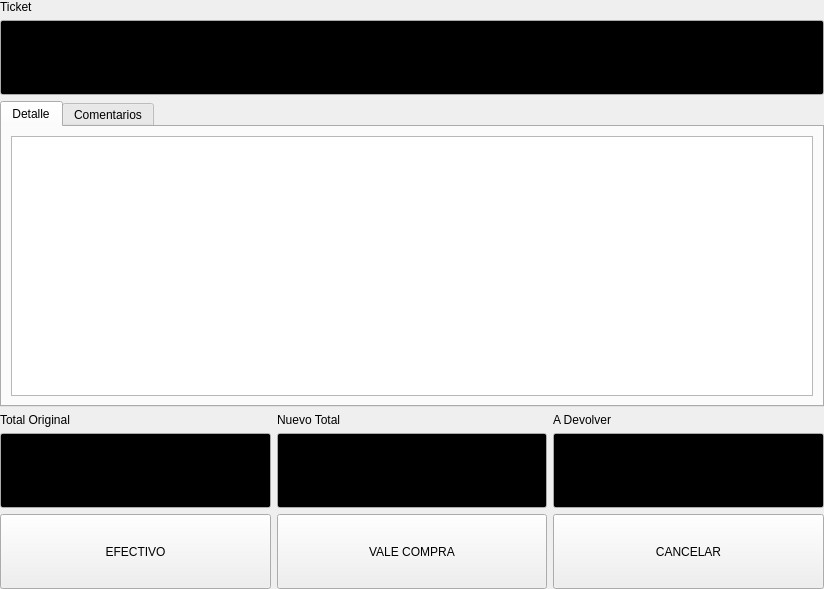
<ui version="4.0" >
 <class>DevolucionBase</class>
 <widget class="QWidget" name="DevolucionBase" >
  <property name="geometry" >
   <rect>
    <x>0</x>
    <y>0</y>
    <width>824</width>
    <height>589</height>
   </rect>
  </property>
  <property name="minimumSize" >
   <size>
    <width>480</width>
    <height>250</height>
   </size>
  </property>
  <property name="windowTitle" >
   <string>Dialog</string>
  </property>
  <layout class="QVBoxLayout" name="verticalLayout_4" >
   <property name="margin" >
    <number>0</number>
   </property>
   <item>
    <layout class="QVBoxLayout" >
     <item>
      <widget class="QLabel" name="label" >
       <property name="text" >
        <string>Ticket</string>
       </property>
      </widget>
     </item>
     <item>
      <widget class="QLineEdit" name="mui_ref" >
       <property name="minimumSize" >
        <size>
         <width>0</width>
         <height>75</height>
        </size>
       </property>
       <property name="palette" >
        <palette>
         <active>
          <colorrole role="WindowText" >
           <brush brushstyle="SolidPattern" >
            <color alpha="255" >
             <red>0</red>
             <green>255</green>
             <blue>0</blue>
            </color>
           </brush>
          </colorrole>
          <colorrole role="Text" >
           <brush brushstyle="SolidPattern" >
            <color alpha="255" >
             <red>0</red>
             <green>255</green>
             <blue>0</blue>
            </color>
           </brush>
          </colorrole>
          <colorrole role="Base" >
           <brush brushstyle="SolidPattern" >
            <color alpha="255" >
             <red>0</red>
             <green>0</green>
             <blue>0</blue>
            </color>
           </brush>
          </colorrole>
         </active>
         <inactive>
          <colorrole role="WindowText" >
           <brush brushstyle="SolidPattern" >
            <color alpha="255" >
             <red>0</red>
             <green>255</green>
             <blue>0</blue>
            </color>
           </brush>
          </colorrole>
          <colorrole role="Text" >
           <brush brushstyle="SolidPattern" >
            <color alpha="255" >
             <red>0</red>
             <green>255</green>
             <blue>0</blue>
            </color>
           </brush>
          </colorrole>
          <colorrole role="Base" >
           <brush brushstyle="SolidPattern" >
            <color alpha="255" >
             <red>0</red>
             <green>0</green>
             <blue>0</blue>
            </color>
           </brush>
          </colorrole>
         </inactive>
         <disabled>
          <colorrole role="WindowText" >
           <brush brushstyle="SolidPattern" >
            <color alpha="255" >
             <red>119</red>
             <green>119</green>
             <blue>119</blue>
            </color>
           </brush>
          </colorrole>
          <colorrole role="Text" >
           <brush brushstyle="SolidPattern" >
            <color alpha="255" >
             <red>119</red>
             <green>119</green>
             <blue>119</blue>
            </color>
           </brush>
          </colorrole>
          <colorrole role="Base" >
           <brush brushstyle="SolidPattern" >
            <color alpha="255" >
             <red>255</red>
             <green>255</green>
             <blue>255</blue>
            </color>
           </brush>
          </colorrole>
         </disabled>
        </palette>
       </property>
       <property name="font" >
        <font>
         <pointsize>18</pointsize>
        </font>
       </property>
       <property name="focusPolicy" >
        <enum>Qt::StrongFocus</enum>
       </property>
       <property name="alignment" >
        <set>Qt::AlignRight|Qt::AlignTrailing|Qt::AlignVCenter</set>
       </property>
      </widget>
     </item>
    </layout>
   </item>
   <item>
    <widget class="QTabWidget" name="tabWidget" >
     <property name="currentIndex" >
      <number>0</number>
     </property>
     <widget class="QWidget" name="tab" >
      <property name="geometry" >
       <rect>
        <x>0</x>
        <y>0</y>
        <width>820</width>
        <height>254</height>
       </rect>
      </property>
      <attribute name="title" >
       <string>Detalle</string>
      </attribute>
      <layout class="QGridLayout" name="gridLayout_2" >
       <item row="0" column="0" >
        <widget class="QTextBrowser" name="mui_browser" />
       </item>
      </layout>
     </widget>
     <widget class="QWidget" name="tab_2" >
      <property name="geometry" >
       <rect>
        <x>0</x>
        <y>0</y>
        <width>820</width>
        <height>254</height>
       </rect>
      </property>
      <attribute name="title" >
       <string>Comentarios</string>
      </attribute>
      <layout class="QGridLayout" name="gridLayout" >
       <item row="0" column="0" >
        <widget class="QTextEdit" name="mui_comentarios" />
       </item>
      </layout>
     </widget>
    </widget>
   </item>
   <item>
    <layout class="QHBoxLayout" name="horizontalLayout" >
     <item>
      <layout class="QVBoxLayout" name="verticalLayout" >
       <item>
        <widget class="QLabel" name="label_2" >
         <property name="text" >
          <string>Total Original</string>
         </property>
        </widget>
       </item>
       <item>
        <widget class="QLineEdit" name="mui_total" >
         <property name="minimumSize" >
          <size>
           <width>0</width>
           <height>75</height>
          </size>
         </property>
         <property name="palette" >
          <palette>
           <active>
            <colorrole role="WindowText" >
             <brush brushstyle="SolidPattern" >
              <color alpha="255" >
               <red>0</red>
               <green>255</green>
               <blue>0</blue>
              </color>
             </brush>
            </colorrole>
            <colorrole role="Text" >
             <brush brushstyle="SolidPattern" >
              <color alpha="255" >
               <red>0</red>
               <green>255</green>
               <blue>0</blue>
              </color>
             </brush>
            </colorrole>
            <colorrole role="Base" >
             <brush brushstyle="SolidPattern" >
              <color alpha="255" >
               <red>0</red>
               <green>0</green>
               <blue>0</blue>
              </color>
             </brush>
            </colorrole>
           </active>
           <inactive>
            <colorrole role="WindowText" >
             <brush brushstyle="SolidPattern" >
              <color alpha="255" >
               <red>0</red>
               <green>255</green>
               <blue>0</blue>
              </color>
             </brush>
            </colorrole>
            <colorrole role="Text" >
             <brush brushstyle="SolidPattern" >
              <color alpha="255" >
               <red>0</red>
               <green>255</green>
               <blue>0</blue>
              </color>
             </brush>
            </colorrole>
            <colorrole role="Base" >
             <brush brushstyle="SolidPattern" >
              <color alpha="255" >
               <red>0</red>
               <green>0</green>
               <blue>0</blue>
              </color>
             </brush>
            </colorrole>
           </inactive>
           <disabled>
            <colorrole role="WindowText" >
             <brush brushstyle="SolidPattern" >
              <color alpha="255" >
               <red>119</red>
               <green>119</green>
               <blue>119</blue>
              </color>
             </brush>
            </colorrole>
            <colorrole role="Text" >
             <brush brushstyle="SolidPattern" >
              <color alpha="255" >
               <red>119</red>
               <green>119</green>
               <blue>119</blue>
              </color>
             </brush>
            </colorrole>
            <colorrole role="Base" >
             <brush brushstyle="SolidPattern" >
              <color alpha="255" >
               <red>255</red>
               <green>255</green>
               <blue>255</blue>
              </color>
             </brush>
            </colorrole>
           </disabled>
          </palette>
         </property>
         <property name="font" >
          <font>
           <pointsize>18</pointsize>
          </font>
         </property>
         <property name="focusPolicy" >
          <enum>Qt::StrongFocus</enum>
         </property>
         <property name="alignment" >
          <set>Qt::AlignRight|Qt::AlignTrailing|Qt::AlignVCenter</set>
         </property>
        </widget>
       </item>
      </layout>
     </item>
     <item>
      <layout class="QVBoxLayout" name="verticalLayout_2" >
       <item>
        <widget class="QLabel" name="label_3" >
         <property name="text" >
          <string>Nuevo Total</string>
         </property>
        </widget>
       </item>
       <item>
        <widget class="QLineEdit" name="mui_newtotal" >
         <property name="minimumSize" >
          <size>
           <width>0</width>
           <height>75</height>
          </size>
         </property>
         <property name="palette" >
          <palette>
           <active>
            <colorrole role="WindowText" >
             <brush brushstyle="SolidPattern" >
              <color alpha="255" >
               <red>0</red>
               <green>255</green>
               <blue>0</blue>
              </color>
             </brush>
            </colorrole>
            <colorrole role="Text" >
             <brush brushstyle="SolidPattern" >
              <color alpha="255" >
               <red>0</red>
               <green>255</green>
               <blue>0</blue>
              </color>
             </brush>
            </colorrole>
            <colorrole role="Base" >
             <brush brushstyle="SolidPattern" >
              <color alpha="255" >
               <red>0</red>
               <green>0</green>
               <blue>0</blue>
              </color>
             </brush>
            </colorrole>
           </active>
           <inactive>
            <colorrole role="WindowText" >
             <brush brushstyle="SolidPattern" >
              <color alpha="255" >
               <red>0</red>
               <green>255</green>
               <blue>0</blue>
              </color>
             </brush>
            </colorrole>
            <colorrole role="Text" >
             <brush brushstyle="SolidPattern" >
              <color alpha="255" >
               <red>0</red>
               <green>255</green>
               <blue>0</blue>
              </color>
             </brush>
            </colorrole>
            <colorrole role="Base" >
             <brush brushstyle="SolidPattern" >
              <color alpha="255" >
               <red>0</red>
               <green>0</green>
               <blue>0</blue>
              </color>
             </brush>
            </colorrole>
           </inactive>
           <disabled>
            <colorrole role="WindowText" >
             <brush brushstyle="SolidPattern" >
              <color alpha="255" >
               <red>119</red>
               <green>119</green>
               <blue>119</blue>
              </color>
             </brush>
            </colorrole>
            <colorrole role="Text" >
             <brush brushstyle="SolidPattern" >
              <color alpha="255" >
               <red>119</red>
               <green>119</green>
               <blue>119</blue>
              </color>
             </brush>
            </colorrole>
            <colorrole role="Base" >
             <brush brushstyle="SolidPattern" >
              <color alpha="255" >
               <red>255</red>
               <green>255</green>
               <blue>255</blue>
              </color>
             </brush>
            </colorrole>
           </disabled>
          </palette>
         </property>
         <property name="font" >
          <font>
           <pointsize>18</pointsize>
          </font>
         </property>
         <property name="focusPolicy" >
          <enum>Qt::StrongFocus</enum>
         </property>
         <property name="alignment" >
          <set>Qt::AlignRight|Qt::AlignTrailing|Qt::AlignVCenter</set>
         </property>
        </widget>
       </item>
      </layout>
     </item>
     <item>
      <layout class="QVBoxLayout" name="verticalLayout_3" >
       <item>
        <widget class="QLabel" name="label_4" >
         <property name="text" >
          <string>A Devolver</string>
         </property>
        </widget>
       </item>
       <item>
        <widget class="QLineEdit" name="mui_difprice" >
         <property name="minimumSize" >
          <size>
           <width>0</width>
           <height>75</height>
          </size>
         </property>
         <property name="palette" >
          <palette>
           <active>
            <colorrole role="WindowText" >
             <brush brushstyle="SolidPattern" >
              <color alpha="255" >
               <red>0</red>
               <green>255</green>
               <blue>0</blue>
              </color>
             </brush>
            </colorrole>
            <colorrole role="Text" >
             <brush brushstyle="SolidPattern" >
              <color alpha="255" >
               <red>0</red>
               <green>255</green>
               <blue>0</blue>
              </color>
             </brush>
            </colorrole>
            <colorrole role="Base" >
             <brush brushstyle="SolidPattern" >
              <color alpha="255" >
               <red>0</red>
               <green>0</green>
               <blue>0</blue>
              </color>
             </brush>
            </colorrole>
           </active>
           <inactive>
            <colorrole role="WindowText" >
             <brush brushstyle="SolidPattern" >
              <color alpha="255" >
               <red>0</red>
               <green>255</green>
               <blue>0</blue>
              </color>
             </brush>
            </colorrole>
            <colorrole role="Text" >
             <brush brushstyle="SolidPattern" >
              <color alpha="255" >
               <red>0</red>
               <green>255</green>
               <blue>0</blue>
              </color>
             </brush>
            </colorrole>
            <colorrole role="Base" >
             <brush brushstyle="SolidPattern" >
              <color alpha="255" >
               <red>0</red>
               <green>0</green>
               <blue>0</blue>
              </color>
             </brush>
            </colorrole>
           </inactive>
           <disabled>
            <colorrole role="WindowText" >
             <brush brushstyle="SolidPattern" >
              <color alpha="255" >
               <red>119</red>
               <green>119</green>
               <blue>119</blue>
              </color>
             </brush>
            </colorrole>
            <colorrole role="Text" >
             <brush brushstyle="SolidPattern" >
              <color alpha="255" >
               <red>119</red>
               <green>119</green>
               <blue>119</blue>
              </color>
             </brush>
            </colorrole>
            <colorrole role="Base" >
             <brush brushstyle="SolidPattern" >
              <color alpha="255" >
               <red>255</red>
               <green>255</green>
               <blue>255</blue>
              </color>
             </brush>
            </colorrole>
           </disabled>
          </palette>
         </property>
         <property name="font" >
          <font>
           <pointsize>18</pointsize>
          </font>
         </property>
         <property name="focusPolicy" >
          <enum>Qt::StrongFocus</enum>
         </property>
         <property name="alignment" >
          <set>Qt::AlignRight|Qt::AlignTrailing|Qt::AlignVCenter</set>
         </property>
        </widget>
       </item>
      </layout>
     </item>
    </layout>
   </item>
   <item>
    <layout class="QHBoxLayout" name="horizontalLayout_2" >
     <item>
      <widget class="QPushButton" name="mui_devolver" >
       <property name="minimumSize" >
        <size>
         <width>0</width>
         <height>75</height>
        </size>
       </property>
       <property name="focusPolicy" >
        <enum>Qt::NoFocus</enum>
       </property>
       <property name="text" >
        <string>EFECTIVO</string>
       </property>
      </widget>
     </item>
     <item>
      <widget class="QPushButton" name="mui_vale" >
       <property name="minimumSize" >
        <size>
         <width>0</width>
         <height>75</height>
        </size>
       </property>
       <property name="focusPolicy" >
        <enum>Qt::NoFocus</enum>
       </property>
       <property name="text" >
        <string>VALE COMPRA</string>
       </property>
      </widget>
     </item>
     <item>
      <widget class="QPushButton" name="mui_cancelar" >
       <property name="minimumSize" >
        <size>
         <width>0</width>
         <height>75</height>
        </size>
       </property>
       <property name="focusPolicy" >
        <enum>Qt::NoFocus</enum>
       </property>
       <property name="text" >
        <string>CANCELAR</string>
       </property>
      </widget>
     </item>
    </layout>
   </item>
  </layout>
 </widget>
 <resources/>
 <connections/>
</ui>
